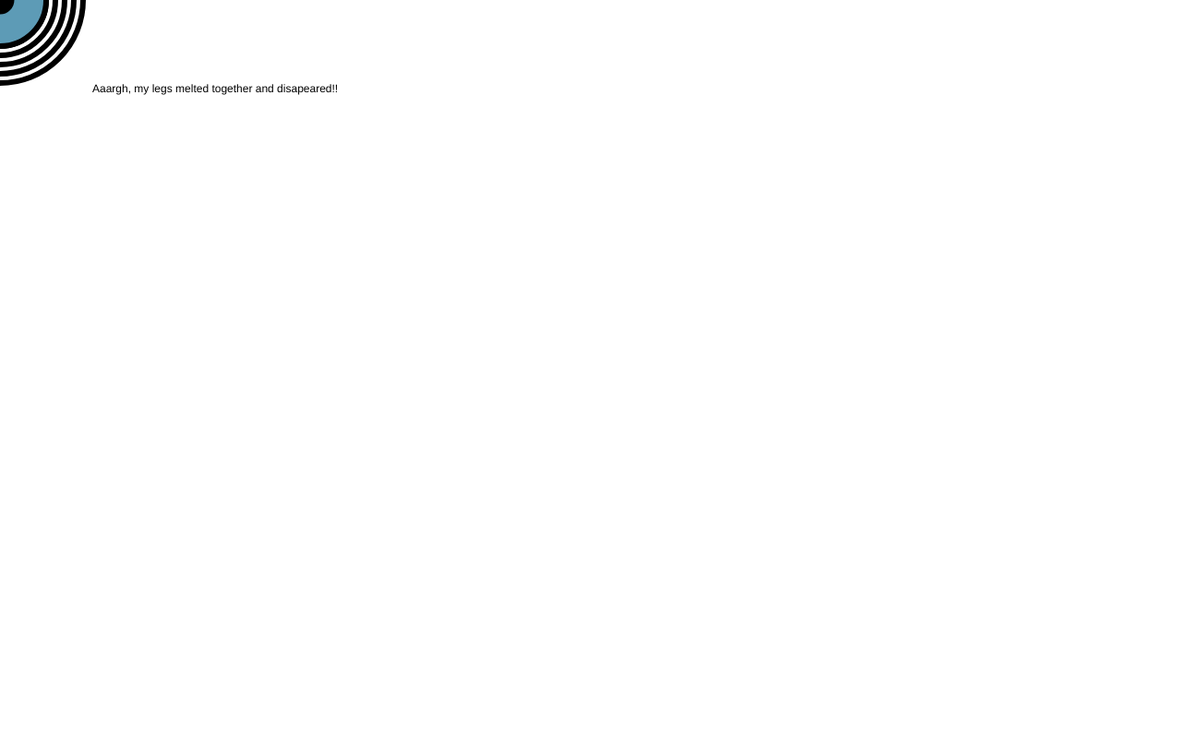
Frame 1 (no input)
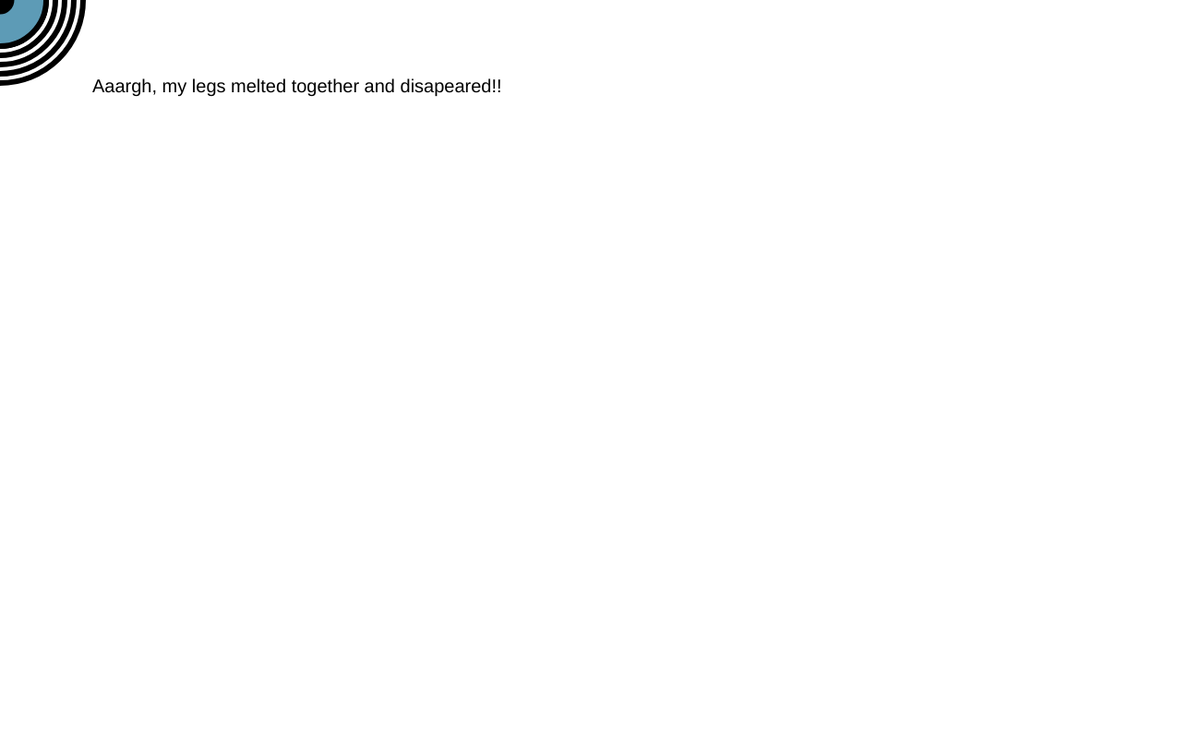
Frame 60 (no input)
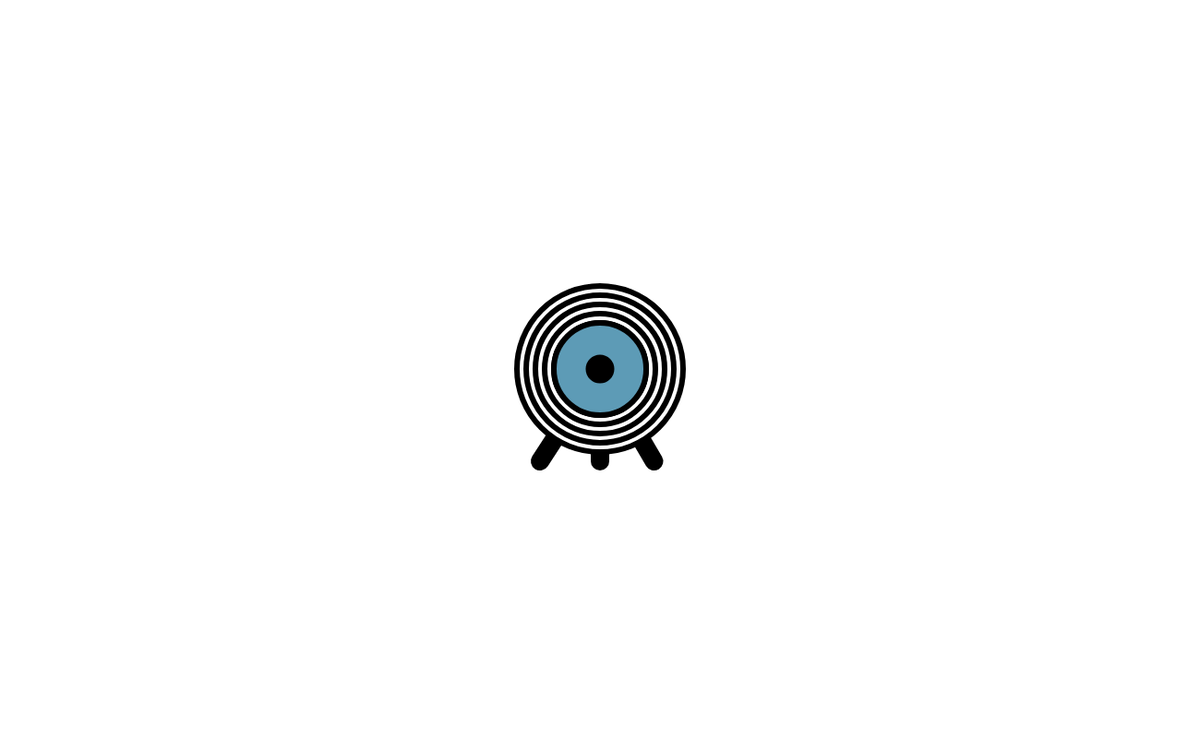
Frame 120 (the mouse pressed at the canvas centre since frame 60)

The p5.js sketch that drew these frames (run headless with seeded random() and noise() and a simulated clock; from frame 60 on, the mouse is pressed at the canvas centre):

// p5.js sketch
// ── sketch.js

function setup() {
  createCanvas(1300, 800);
}

function draw() {


  background(255);

  // Legs
  strokeWeight(20);
  line(mouseX, mouseY, mouseX*0.9, mouseY*1.25);
  line(mouseX, mouseY, mouseX, mouseY*1.25);
  line(mouseX, mouseY, mouseX*1.09, mouseY*1.25);

  //Body
  strokeWeight(6);
  fill(255);
  for (i = 180; i > 90; i += -20) {
    ellipse(mouseX, mouseY, i, i);
  }
  fill(93, 155, 182);
  ellipse(mouseX, mouseY, 100, 100);
  fill(0);
  ellipse(mouseX, mouseY, 25, 25);

  // Zoog describes the state of its legs

  if (mouseX < width/12 && mouseY < height/5) {
  text('Aaargh, my legs melted together and disapeared!!', mouseX + 100, mouseY + 100);
  textSize(20);

  } else if (mouseY < height/5) {
  text('Aaargh, my legs disapeared!!', mouseX + 100, mouseY + 100);
  textSize(20);


} else if (mouseX < width/12) {
  text('Aaargh, my legs melted together!!', mouseX + 100, mouseY + 100);
  textSize(20);
  }
}
